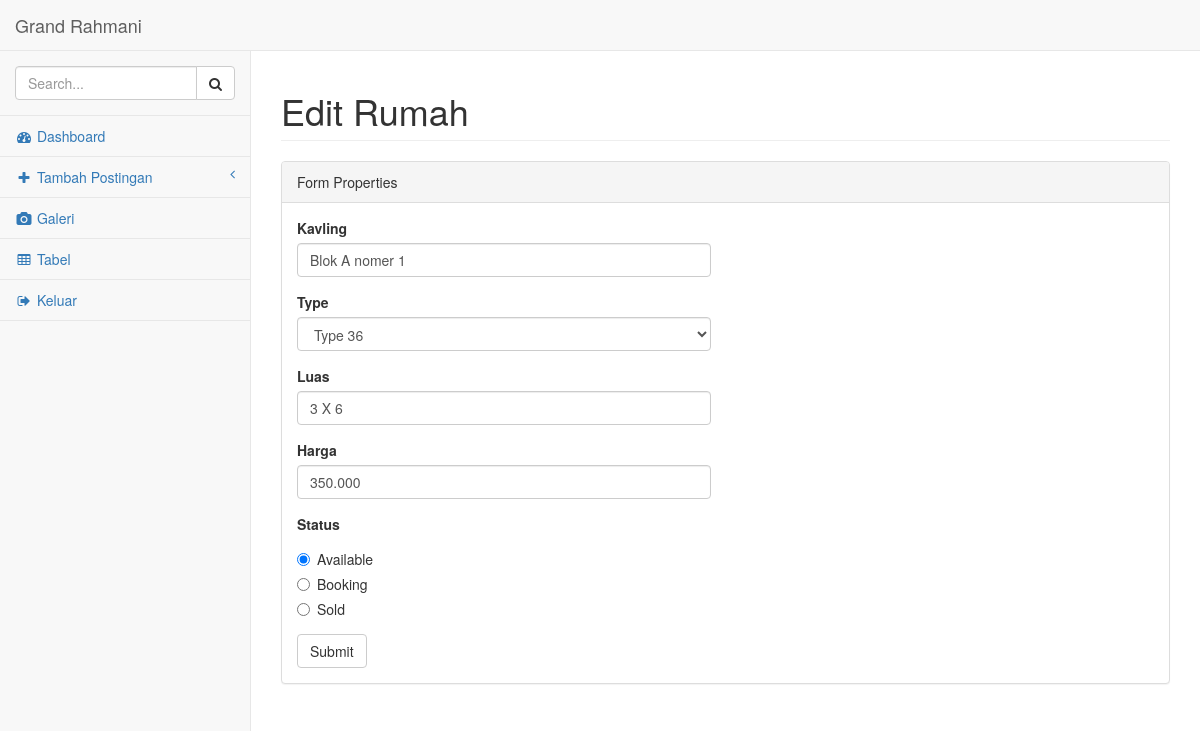
Page /grm/pages/edit_rumah.php?id=18 (signed in) on the committed database.
### tables this page shows
CREATE TABLE IF NOT EXISTS `rumah` (
`id` int(11) NOT NULL,
  `kavling` char(100) NOT NULL,
  `tipe` varchar(50) NOT NULL,
  `luas` varchar(100) NOT NULL,
  `harga` varchar(100) NOT NULL,
  `status` varchar(15) NOT NULL
);

### grm/pages/edit_rumah.php (the view, shortened to what this page needs)
?><!DOCTYPE html>
<html lang="en">
    <head>
        <link href="../bower_components/bootstrap/dist/css/bootstrap.min.css" rel="stylesheet">
        <link href="../bower_components/metisMenu/dist/metisMenu.min.css" rel="stylesheet">
        <link href="../dist/css/sb-admin-2.css" rel="stylesheet">
        <link href="../bower_components/font-awesome/css/font-awesome.min.css" rel="stylesheet" type="text/css">
    </head>
    <body>
        <div id="wrapper">
            <nav class="navbar navbar-default navbar-static-top" role="navigation" style="margin-bottom: 0">
                <div class="navbar-header">
                    <a class="navbar-brand" href="../../index.php">Grand Rahmani</a>
                </div>
                <div class="navbar-default sidebar" role="navigation">
                    <?php
                    include_once("left_menu.php");
                    ?>
                </div>
            </nav>
            <div id="page-wrapper">
                <div class="row">
                    <div class="col-lg-12">
                        <h1 class="page-header">Edit Rumah</h1>
                    </div>
                </div>
                <?php
                $id = $_GET['id'];
                $query = mysql_query("select * from rumah where id=$id");
                $fetch=  mysql_fetch_array($query);
                ?>
                <div class="row">
                    <div class="col-lg-12">
                        <div class="panel panel-default">
                            <div class="panel-heading">
                                Form Properties
                            </div>
                            <div class="panel-body">
                                <div class="row">
                                    <div class="col-lg-6">
                                        <form role="form" action="proses_edit.php?id=<?php echo $id?>" method="post">
                                            <div class="form-group">
                                                <label>Kavling</label>
                                                <input class="form-control" placeholder="Masukkan Kavling" name="kavling" value="<?php echo $fetch['kavling']?>" required>
                                            </div>
                                            <div class="form-group">
                                                <label>Type</label>
                                                <select class="form-control" name="tipe" required>
                                                    <option value="36" <?php if ($fetch['tipe']=="36") echo "selected"?> >Type 36</option>
                                                </select>
                                            </div>
                                            <div class="form-group">
                                                <label>Luas</label>
                                                <input class="form-control" placeholder="Masukkan Luas" name="luas" value="<?php echo $fetch['luas']?>" required>
                                            </div>
                                            <div class="form-group">
                                                <label>Harga</label>
                                                <input class="form-control" placeholder="Masukkan Harga" name="harga" value="<?php echo $fetch['harga']?>" required>
                                            </div>
                                            <div class="form-group">
                                                <label>Status</label>
                                                <div class="radio">
                                                    <label>
                                                        <input type="radio" name="status" id="optionsRadios1" value="1" <?php if ($fetch['status']==1) echo "checked"?> required>Available
                                                    </label>
                                                </div>
                                                <div class="radio">
                                                    <label>
                                                        <input type="radio" name="status" id="optionsRadios2" value="2" <?php if ($fetch['status']==2) echo "checked"?> required>Booking
                                                    </label>
                                                </div>
                                                <div class="radio">
                                                    <label>
                                                        <input type="radio" name="status" id="optionsRadios3" value="3" <?php if ($fetch['status']==3) echo "checked"?> required>Sold
                                                    </label>
                                                </div>
                                            </div>
                                            <button type="submit" class="btn btn-default" name="submit">Submit</button>
                                        </form>
                                    </div>
                                </div>
                            </div>
                        </div>
                    </div>
                </div>
            </div>
        </div>
    </body>
</html>

### rows in the picture
rumah: kavling "Blok A nomer 1", tipe "Type 36", luas "3 X 6", harga "350.000", status "☑ Available", status "☐ Booking", status "☐ Sold"
